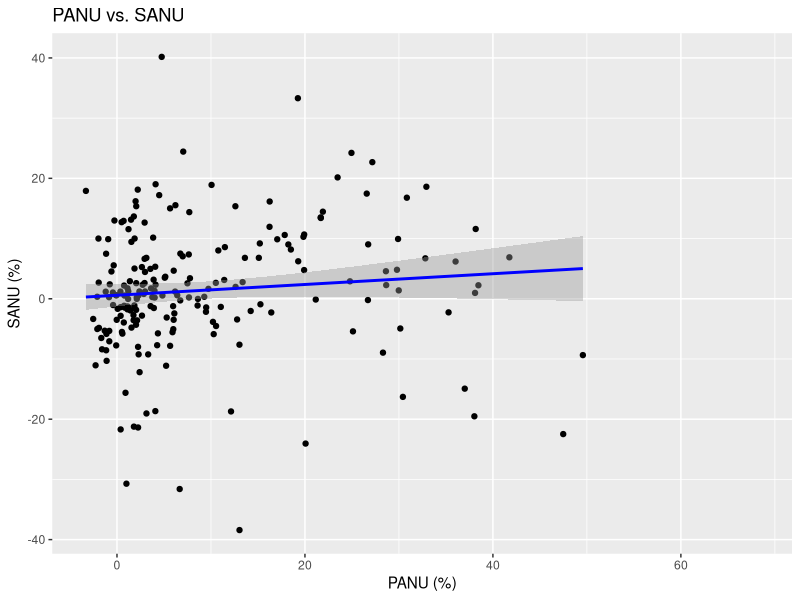
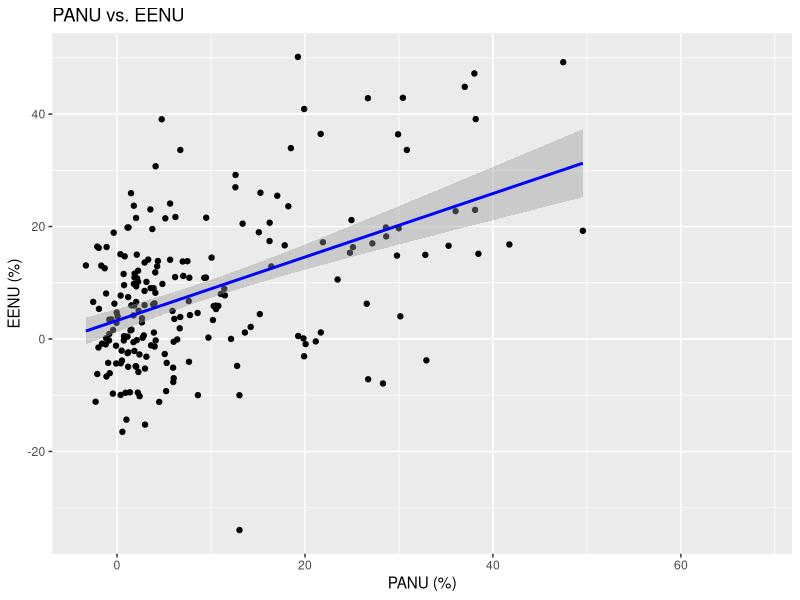
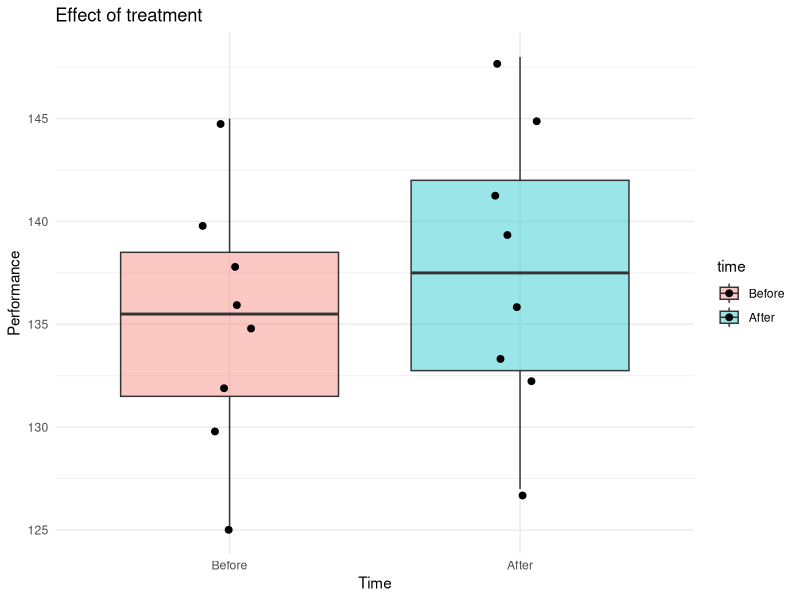

These figures' R source, in order: (Note: this script raises an error after producing the figures.)
## ---- chunk 1
nonuse <- read.csv("data/test_data/NonUse.csv", sep=",", header=TRUE)
head(nonuse)
summary(nonuse)
## ---- chunk 2
cor.test(nonuse$PANU, nonuse$SANU, method = "spearman")
## ---- chunk 3
cor.test(nonuse$PANU, nonuse$EENU, method = "spearman")
## ---- chunk 4
library(ggplot2)
ggplot(nonuse, aes(x=PANU, y=SANU)) +
  geom_point() +
  geom_smooth(method='lm', formula= y~x, color='blue', se=T) +
  # xlim(-10, 60) +
  # ylim(-50, 50) +
  
labs(title="PANU vs. SANU", x="PANU (%)", y="SANU (%)")
## ---- chunk 5

ggplot(nonuse, aes(x=PANU, y=EENU)) +
  geom_point() +
  geom_smooth(method='lm', formula= y~x, color='blue', se=T) +
  # xlim(-10, 60) +
  # ylim(-50, 50) +
  
labs(title="PANU vs. EENU", x="PANU (%)", y="EENU (%)")
## ---- chunk 6
lm_sanu <- lm(SANU ~ PANU, data=nonuse)
summary(lm_sanu)
coef(lm_sanu)
slope_1 <- coef(lm_sanu)[2]
intercept_1 <- coef(lm_sanu)[1] #?
cat("Regression equation: SANU=", slope_1, "PANU +", intercept_1, "\n")
## ---- chunk 7
lm_eenu <- lm(EENU ~ PANU, data=nonuse)
summary(lm_eenu)
coef(lm_eenu)
slope_2 <- coef(lm_eenu)[2]
intercept_2 <- coef(lm_eenu)[1] 
cat("Regression equation: EENU=", slope_2, "PANU +", intercept_2, "\n")
## ---- chunk 8
a <- 1 / slope_1
b <- -intercept_1 / slope_1

cat("Regression equation : PANU =", a, "* SANU +", b, "\n")

# PANU = a*EENU + b
a <- 1 / slope_2
b <- -intercept_2 / slope_2

cat("Regression equation : PANU =", a, "* EENU +", b, "\n")
## ---- chunk 9
prepost <- read.csv("data/test_data/PrePost.csv", sep=",", header=TRUE)
head(prepost)
summary(prepost)
## ---- chunk 10
before = prepost$perf[prepost$time=="Before"]
after = prepost$perf[prepost$time=="After"]

diff <- after - before
shapiro.test(diff)
## ---- chunk 11
resultat <- t.test(before, after, paired = TRUE)

resultat
## ---- chunk 12
df_plot <- data.frame(
  value = c(before, after),
  time  = factor(rep(c("Before", "After"), each = length(before)),
                 levels = c("Before", "After"))
)

library(ggplot2)
ggplot(df_plot, aes(x = time, y = value, fill = time)) +
  geom_boxplot(alpha = 0.4) +
  geom_jitter(width = 0.1, size = 2) +
  labs(title = "Effect of treatment",
       x = "Time", y = "Performance") +
  theme_minimal()
## ---- chunk 13
data_s <- read.table("data/test_data/snore.txt", header = TRUE)
head(snore)
summary(snore)
## ---- chunk 14
weight = data_s$weight
shapiro.test(weight)
## ---- chunk 15
boxplot(weight ~ snore, data = snore,
        main = "Weight by Snorer Status",
        xlab = "Snorer", ylab = "Weight")

wilcox.test(weight ~ snore, data = snore)
## ---- chunk 16
men = data_s$weight[data_s$sex=="H"]
women = data_s$weight[data_s$sex=="F"]

diff_HF = women - men
shapiro.test(diff_HF)
